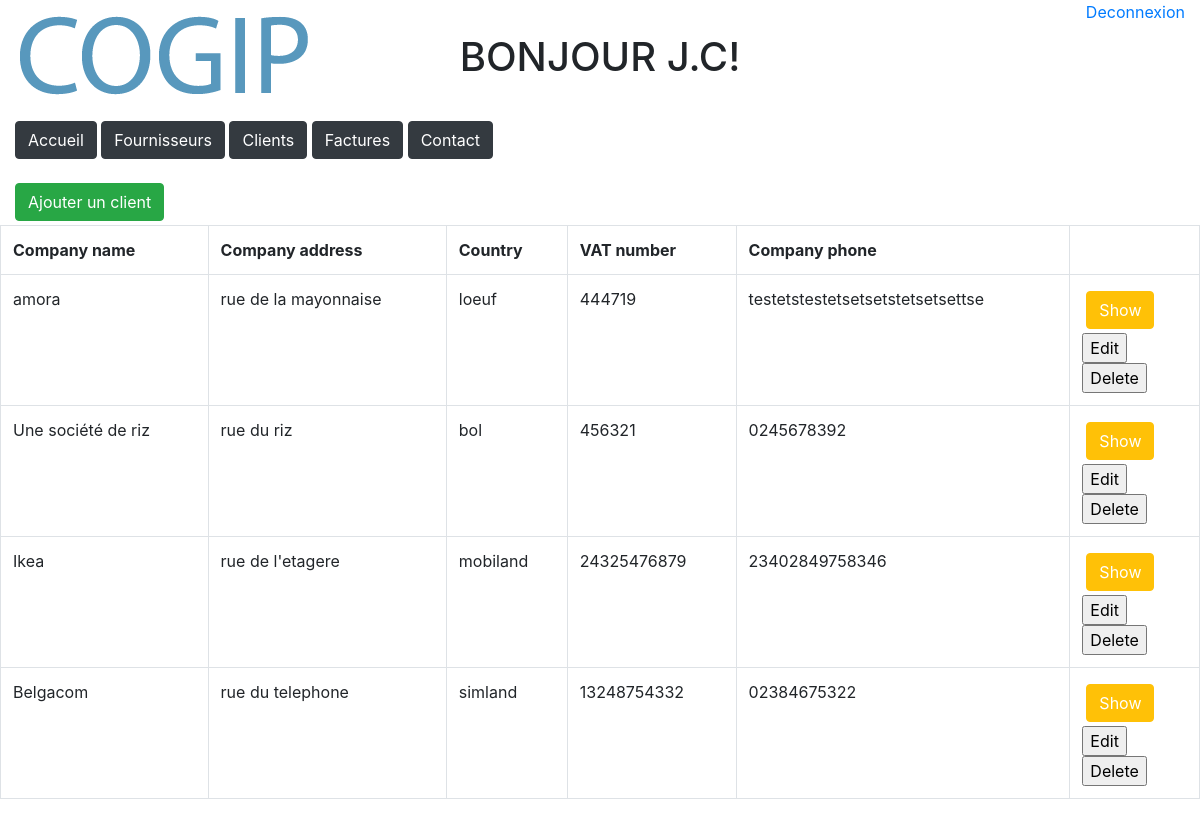
Page /customers.php (signed in) on the committed database.
### tables this page shows
CREATE TABLE `company` (
  `id` int(100) NOT NULL,
  `company_name` varchar(255) NOT NULL,
  `company_address` varchar(255) NOT NULL,
  `country` varchar(255) NOT NULL,
  `VAT_number` varchar(255) NOT NULL,
  `company_phone` varchar(255) NOT NULL,
  `company_type` int(1) NOT NULL
);

### customers.php (the view, shortened to what this page needs)
<?php
require 'DBconnect.php';
function showCustomers($value='')
{
  global $bdd;
  echo "
    <tr>
     <th scope='col'>Company name</th>
     <th scope='col'>Company address</th>
     <th scope='col'>Country</th>
     <th scope='col'>VAT number</th>
     <th scope='col'>Company phone</th>
    </tr>
  ";
	$reponse = $bdd->prepare("SELECT Company.id, Company.company_name, Company.company_address, Company.country, Company.VAT_number, Company.company_phone, Company.company_type
	FROM Company, Company_Type
	WHERE Company.company_type = Company_Type.id AND Company_Type.type_name = 'Customer';");
  $reponse ->execute();
  foreach($reponse as $donnees)
  {
    echo "
      <tr>
        <td>" . $donnees['company_name'] . "</td>
        <td>" . $donnees['company_address'] . "</td>
        <td>" . $donnees['country'] . "</td>
        <td>" . $donnees['VAT_number'] . "</td>
				<td>" . $donnees['company_phone'] . "</td>
        <td>
          <form class='' action='' method='post'>
						<input type='submit' class='btn btn-warning m-1 text-white' name='submitShow' value='Show'>
						<input type='hidden' class='btn btn-warning m-1 text-white' name='show' value='".$donnees['id']."'>
						<input type='hidden' class='btn btn-warning m-1 text-white' name='hiddenPage' value='customers.php'>
					</form>
    ";
    if ($_SESSION['typeUser'] == "superadmin") {
      echo "
            <form class='' action='update-customers.php?id=". $donnees['id']."' method='post'>
  						<input type='submit' name='submitEdit' value='Edit'>
  						<input type='hidden' name='edit' value='".$donnees['id']."'>
  						<input type='hidden' name='hiddenPage' value='customers.php'>
            </form>
            <form class='' action='delete-customers.php' method='post'>
  						<input type='submit' name='submitDelete' value='Delete'>
  						<input type='hidden' name='delete' value='".$donnees['id']."'>
  						<input type='hidden' name='hiddenPage' value='customers.php'>
            </form>
          </td>
        </tr>
      ";
    }
  }
}
?>
<!DOCTYPE html>
<html lang="en" dir="ltr">
  <head>
    <link rel="stylesheet" href="https://maxcdn.bootstrapcdn.com/bootstrap/4.0.0/css/bootstrap.min.css">
  </head>
  <body>
		<?php include 'header.php' ?>
    <form class="col-sm" action="add-company.php" method="post">
			<input type="submit" class="btn btn-success mt-4 mb-1" name="" value="Ajouter un client">
    </form>
    <table class="table table-bordered">
	  	<?php showCustomers(); ?>
    </table>
  </body>
</html>

### header.php (shortened to what this page needs)
<header>
    <div class="container-fluid">
        <div class="row">
            <div class="col-sm">
                <img class="logo" src="COGIP.png" alt="COGIP-LOGO">
            </div>
            <div class="col-sm d-flex justify-content-center align-items-center">
                <h1>BONJOUR <?php echo $_SESSION['nom'] ?>!</h1>
            </div>
            <div class="col-sm d-flex justify-content-end">
                <a href="logout.php">Deconnexion</a>
            </div>
        </div>
            <div class="row">
                <div class="col-sm">
                    <button onclick="location.href='accueil.php'" type="button" class="btn btn-dark">Accueil</button>
                    <button onclick="location.href='suppliers.php'" type="button" class="btn btn-dark">Fournisseurs</button>
                    <button onclick="location.href='customers.php'" type="button" class="btn btn-dark">Clients</button>
                    <button onclick="location.href='invoices.php'" type="button" class="btn btn-dark">Factures</button>
                    <button onclick="location.href='annuaire.php'" type="button" class="btn btn-dark">Contact</button>
                </div>
            </div>
        </div>
</header>

### rows in the picture
company: company_name "amora", company_address "rue de la mayonnaise", country "loeuf", VAT_number "444719", company_phone "testetstestetsetsetstetsetsettse"
company: company_name "Une société de riz", company_address "rue du riz", country "bol", VAT_number "456321", company_phone "0245678392"
company: company_name "Ikea", company_address "rue de l'etagere", country "mobiland", VAT_number "24325476879", company_phone "23402849758346"
company: company_name "Belgacom", company_address "rue du telephone", country "simland", VAT_number "13248754332", company_phone "02384675322"

### other values in the picture
$_SESSION['nom'] "J.C"
